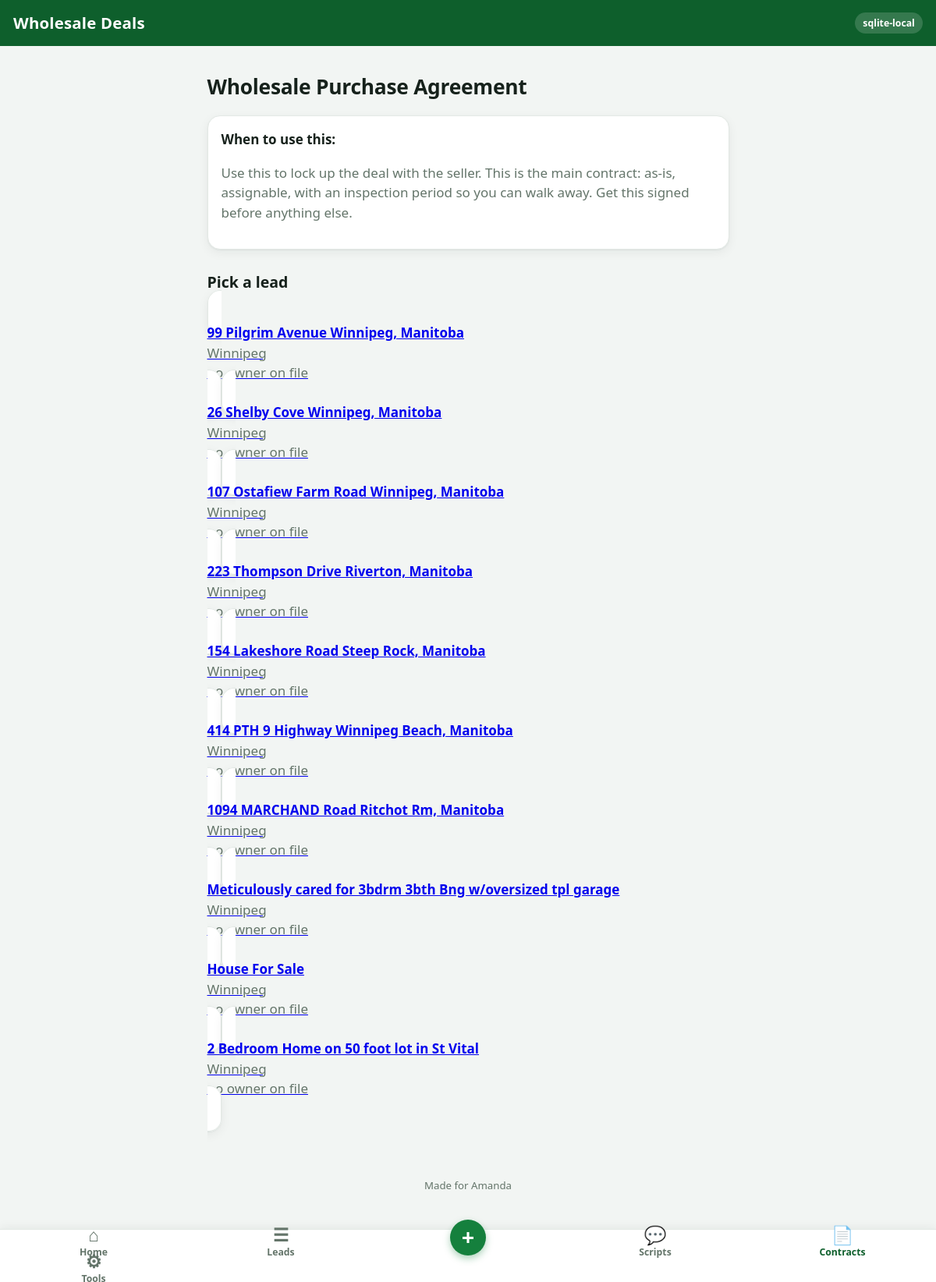
Page /contracts/new/purchase_agreement on the committed database.
### tables this page shows
CREATE TABLE leads (
  id INTEGER PRIMARY KEY AUTOINCREMENT,
  address TEXT NOT NULL, city TEXT DEFAULT 'Winnipeg', postal TEXT DEFAULT '',
  source TEXT DEFAULT 'manual', source_url TEXT DEFAULT '',
  tags TEXT DEFAULT '', asking_price REAL, arv_estimate REAL, repair_estimate REAL,
  motivation TEXT DEFAULT '', created_at REAL, updated_at REAL
);

### app/main.py (the view)
@app.get("/contracts/new/{template_id}", response_class=HTMLResponse)
def contract_pick_lead(request: Request, template_id: str):
    tmpl = contracts.get_template(template_id)
    if not tmpl:
        return HTMLResponse("Not found", status_code=404)
    leads = db.list_leads()
    return templates.TemplateResponse(request, "contract_pick_lead.html", ctx(
        request, tmpl=tmpl, leads=leads))

### templates/contract_pick_lead.html (shortened to what this page needs)
{% extends "base.html" %}
{% block content %}
<h1>{{ tmpl.title }}</h1>
<div class="card">
  <p style="margin-top:0"><strong>When to use this:</strong></p>
  <p class="muted">{{ tmpl.when_to_use }}</p>
</div>
<h2>Pick a lead</h2>
{% if leads %}
<div class="cards">
{% for l in leads %}
<a class="card" href="/leads/{{ l.id }}/contracts/{{ tmpl.id }}">
  <div class="card-top"><strong>{{ l.address }}</strong></div>
  <div class="muted">{{ l.city or "" }}</div>
  <div class="muted small">{{ (l.owners[0].name if l.owners else "") or "no owner on file" }}</div>
</a>
{% endfor %}
</div>
{% else %}
<p class="muted">No leads yet. <a href="/leads/new">Add a lead</a> first.</p>
{% endif %}
{% endblock %}

### static/style.css (style rules this page uses)
:root { --bg: #f2f5f3; --card: #ffffff; --ink: #16211b; --muted: #64756a; --brand: #15803d; --brand-dark: #0e5f2c; --brand-soft: #e3f3e9; --line: #e3e9e5; --radius: 16px; --shadow: 0 1px 2px rgba(20, 32, 26, .06), 0 4px 14px rgba(20, 32, 26, .06); --tabbar-h: 68px; --stage-new: #2563eb; --stage-contacted: #b45309; --stage-appointment: #7c3aed; --stage-offer: #c2410c; --stage-negotiation: #be185d; --stage-closed_won: #15803d; --stage-closed_lost: #6b7280; }
* { box-sizing: border-box; -webkit-tap-highlight-color: transparent; }
html { font-size: 17px; }
body { margin: 0; font-family: system-ui, -apple-system, "Segoe UI", sans-serif; background: var(--bg); color: var(--ink); line-height: 1.5; padding-bottom: calc(var(--tabbar-h) + 20px); }
h1 { font-size: 1.55rem; margin: .4rem 0 1rem; font-weight: 800; letter-spacing: -.01em; }
h2 { font-size: 1.15rem; margin: 1.6rem 0 .7rem; font-weight: 750; }
.muted { color: var(--muted); }
.card { background: var(--card); border-radius: var(--radius); padding: 1rem; margin-bottom: .8rem; box-shadow: var(--shadow); border: 1px solid var(--line); }

### rows in the picture
leads: address "99 Pilgrim Avenue Winnipeg, Manitoba", city "Winnipeg", owners "no owner on file"
leads: address "26 Shelby Cove Winnipeg, Manitoba", city "Winnipeg", owners "no owner on file"
leads: address "107 Ostafiew Farm Road Winnipeg, Manitoba", city "Winnipeg", owners "no owner on file"
leads: address "223 Thompson Drive Riverton, Manitoba", city "Winnipeg", owners "no owner on file"
leads: address "154 Lakeshore Road Steep Rock, Manitoba", city "Winnipeg", owners "no owner on file"
leads: address "414 PTH 9 Highway Winnipeg Beach, Manitoba", city "Winnipeg", owners "no owner on file"
leads: address "1094 MARCHAND Road Ritchot Rm, Manitoba", city "Winnipeg", owners "no owner on file"
leads: address "Meticulously cared for 3bdrm 3bth Bng w/oversized tpl garage", city "Winnipeg", owners "no owner on file"
leads: address "House For Sale", city "Winnipeg", owners "no owner on file"
leads: address "2 Bedroom Home on 50 foot lot in St Vital", city "Winnipeg", owners "no owner on file"

### other values in the picture
{{ backend }} "sqlite-local"
{{ tmpl.title }} "Wholesale Purchase Agreement"
{{ tmpl.when_to_use }} "Use this to lock up the deal with the seller. This is the main contract: as-is, assignable, with an inspection period so you can walk away. Get this signed before anything else."
